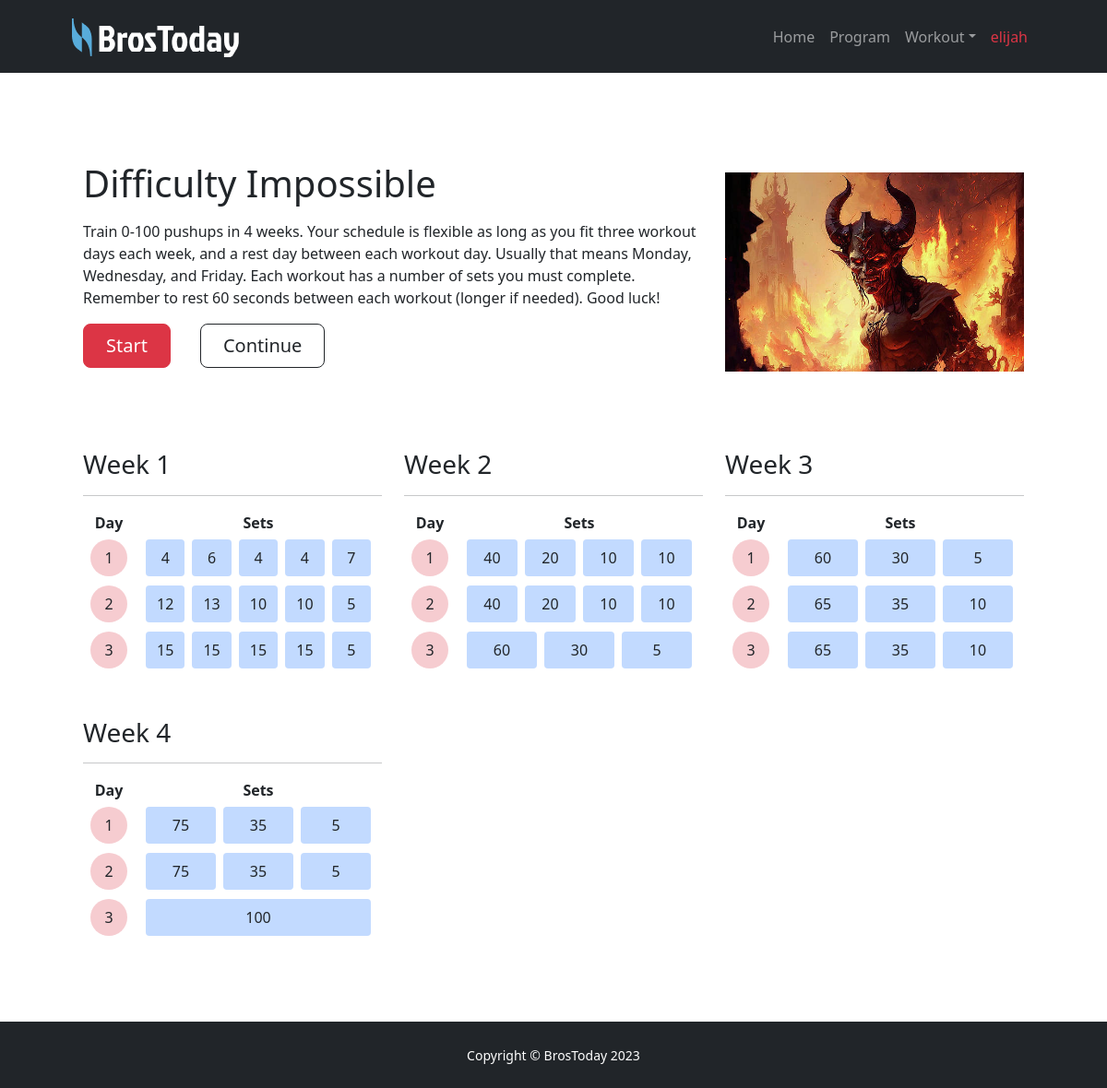
/program/impossible/ (signed in), run on the app's committed database.
### pushups/models.py (models this page shows)
class WorkoutType(models.Model):
    benchmark = models.IntegerField()
    difficulty = models.IntegerField()
    week = models.IntegerField()
    day = models.IntegerField()
    sets = jsonfield.JSONField(default=[])

### pushups/views.py (the view)
# urls.py: path('program/impossible/', views.impossible, name="impossible"),
def impossible(request):
    profile = Profile.objects.get(user_id=request.user.id)
    profile.difficulty_mode = 3
    profile.save()
    workouts = WorkoutType.objects.filter(difficulty=3)
    context = {
        'workouts': workouts
    }
    return render(request, 'program/impossible.html', context)

### pushups/templates/program/impossible.html
{% extends 'base.html' %}
{% load static %}
{% block body %}
<section class="container py-5 flex-grow-1">
    <div class="px-5 my-5 row">
        <div class="justify-content-left col order-2 order-md-1">
            <h1 class="card-title mb-3">Difficulty Impossible</h1>
            <p class="card-text mb-3">Train 0-100 pushups in 4 weeks. Your schedule is flexible as long as you fit three workout days each week, and a rest day between each workout day. Usually that means Monday, Wednesday, and Friday. Each workout has a number of sets you must complete. Remember to rest 60 seconds between each workout (longer if needed). Good luck!</p>
            <div class="d-grid gap-3 d-sm-flex justify-content-xs-center justify-content-sm-start mb-3">
                <a class="btn btn-danger btn-lg px-4 me-sm-3" href="{% url "pushups:test" %}">Start</a>
                <a class="btn btn-outline-dark btn-lg px-4" href="{% url "pushups:workout" %}">Continue</a>
            </div>
        </div>
        <div class="col-xs-12 col-md-4 order-1 order-md-2" style="display:flex;align-items:center">
            <img class="card-img-top" src="{% static 'img/diff3.jpeg' %}" alt="..." />
        </div>
    </div>
    <div class="row px-5 my-3">
        <div class="my-4 col-xl-4 col-md-6 col-xs-12">
            <h3>Week 1</h3>
            <hr />
            <table style="width:100%">
                <tr class="py-1">
                    <th class="px-2 text-center">Day</th>
                    <th class="px-2 text-center">Sets</th>
                </tr>
                {% for workout in workouts %}
                    {% if workout.week == 1 %}
                        <tr>
                            <td class="px-2 text-center" style="width:56px;">
                                <div class="bg-opacity-25 bg-danger rounded-circle p-2" style="flex:1;display:flex;justify-content:center;align-items:center;">{{ workout.day }}</div></td>
                            <td class="px-2 text-center" style="display:flex;">
                            {% for set in workout.sets %}
                                <div class="bg-opacity-25 bg-primary p-2 m-1" style="flex:1;border-radius:4px;display:flex;justify-content:center;align-items:center;">{{ set }}</div>
                            {% endfor %}
                            </td>
                        </tr>
                    {% endif %}
                {% endfor %}
            </table>
        </div>
        <div class="my-4 col-xl-4 col-md-6 col-xs-12">
            <h3>Week 2</h3>
            <hr />
            <table style="width:100%">
                <tr class="py-1">
                    <th class="px-2 text-center">Day</th>
                    <th class="px-2 text-center">Sets</th>
                </tr>
                {% for workout in workouts %}
                    {% if workout.week == 2 %}
                        <tr>
                            <td class="px-2 text-center" style="width:56px;">
                                <div class="bg-opacity-25 bg-danger rounded-circle p-2" style="flex:1;display:flex;justify-content:center;align-items:center;">{{ workout.day }}</div></td>
                            <td class="px-2 text-center" style="display:flex;">
                            {% for set in workout.sets %}
                                <div class="bg-opacity-25 bg-primary p-2 m-1" style="flex:1;border-radius:4px;display:flex;justify-content:center;align-items:center;">{{ set }}</div>
                            {% endfor %}
                            </td>
                        </tr>
                    {% endif %}
                {% endfor %}
            </table>
        </div>
        <div class="my-4 col-xl-4 col-md-6 col-xs-12">
            <h3>Week 3</h3>
            <hr />
            <table style="width:100%">
                <tr class="py-1">
                    <th class="px-2 text-center">Day</th>
                    <th class="px-2 text-center">Sets</th>
                </tr>
                {% for workout in workouts %}
                    {% if workout.week == 3 %}
                        <tr>
                            <td class="px-2 text-center" style="width:56px;">
                                <div class="bg-opacity-25 bg-danger rounded-circle p-2" style="flex:1;display:flex;justify-content:center;align-items:center;">{{ workout.day }}</div></td>
                            <td class="px-2 text-center" style="display:flex;">
                            {% for set in workout.sets %}
                                <div class="bg-opacity-25 bg-primary p-2 m-1" style="flex:1;border-radius:4px;display:flex;justify-content:center;align-items:center;">{{ set }}</div>
                            {% endfor %}
                            </td>
                        </tr>
                    {% endif %}
                {% endfor %}
            </table>
        </div>
        <div class="my-4 col-xl-4 col-md-6 col-xs-12">
            <h3>Week 4</h3>
            <hr />
            <table style="width:100%">
                <tr class="py-1">
                    <th class="px-2 text-center">Day</th>
                    <th class="px-2 text-center">Sets</th>
                </tr>
                {% for workout in workouts %}
                    {% if workout.week == 4 %}
                        <tr>
                            <td class="px-2 text-center" style="width:56px;">
                                <div class="bg-opacity-25 bg-danger rounded-circle p-2" style="flex:1;display:flex;justify-content:center;align-items:center;">{{ workout.day }}</div></td>
                            <td class="px-2 text-center" style="display:flex;">
                            {% for set in workout.sets %}
                                <div class="bg-opacity-25 bg-primary p-2 m-1" style="flex:1;border-radius:4px;display:flex;justify-content:center;align-items:center;">{{ set }}</div>
                            {% endfor %}
                            </td>
                        </tr>
                    {% endif %}
                {% endfor %}
            </table>
        </div>
    </div>
</section>
{% endblock %}

### pushups/templates/base.html (shortened to what this page needs)
{% load static %}
<!doctype html>
<html lang="en">
<head>
    <link href="https://cdn.jsdelivr.net/npm/bootstrap-icons@1.5.0/font/bootstrap-icons.css" rel="stylesheet" />
    <link rel="stylesheet" href="{% static "styles.css" %}">
    <link rel="stylesheet" href="{% static "style.css" %}">
</head>
<body class="d-flex flex-column h-100" style="min-height:100vh;">
<main class="flex-grow-1 d-flex flex-column" >
<nav class="navbar navbar-expand-lg navbar-dark bg-dark">
    <div class="container px-5">
        <a class="navbar-brand" href="{% url "pushups:index" %}"><img src="{% static 'img/logo.png' %}" alt="Bros Today"></a>
        <div class="collapse navbar-collapse" id="navbarSupportedContent">
            <ul class="navbar-nav ms-auto mb-2 mb-lg-0">
                <li class="nav-item"><a class="nav-link" href="{% url "pushups:index" %}">Home</a></li>
                <li class="nav-item"><a class="nav-link" href="{% url "pushups:program" %}">Program</a></li>
                <li class="nav-item dropdown">
                    <a class="nav-link dropdown-toggle" id="navbarDropdownBlog" href="{% url "pushups:workout" %}" role="button" data-bs-toggle="dropdown" aria-expanded="false">Workout</a>
                </li>
                {% if user.is_authenticated %}
                    <a class="nav-link button {% if user.profile.difficulty_mode == 1 %}text-success{% endif %}
                    {% if user.profile.difficulty_mode == 3 %}text-danger{% endif %}" href="{% url "profile" %}">{{ user.username }}</a></li>
                {% else %}
                    <li class="nav-item"><a class="nav-link button" href="{% url "login" %}">Login</a></li>
                {% endif %}
            </ul>
        </div>
    </div>
</nav>
{% block body %}
{% endblock %}
</main>
<div class="copyright py-4 text-center text-white bg-dark">
    <div class="container"><small>Copyright &copy; BrosToday 2023</small></div>
</div>
</body>
</html>

### data on the page
WorkoutType: day "1", sets "4" "6" "4" "4" "7"
WorkoutType: day "2", sets "12" "13" "10" "10" "5"
WorkoutType: day "3", sets "15" "15" "15" "15" "5"
WorkoutType: day "1", sets "40" "20" "10" "10"
WorkoutType: day "2", sets "40" "20" "10" "10"
WorkoutType: day "3", sets "60" "30" "5"
WorkoutType: day "1", sets "60" "30" "5"
WorkoutType: day "2", sets "65" "35" "10"
WorkoutType: day "3", sets "65" "35" "10"
WorkoutType: day "1", sets "75" "35" "5"
WorkoutType: day "2", sets "75" "35" "5"
WorkoutType: day "3", sets "100"

### other printed values
{{ user.username }} "elijah"
